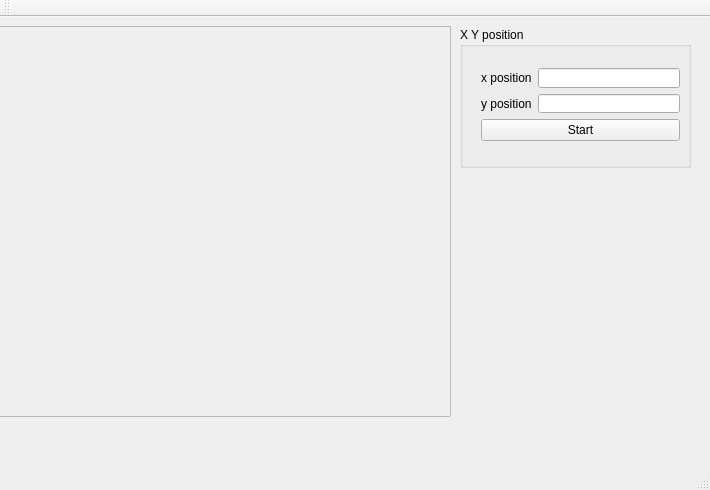
<?xml version="1.0" encoding="UTF-8"?>
<ui version="4.0">
 <class>MainWindow</class>
 <widget class="QMainWindow" name="MainWindow">
  <property name="geometry">
   <rect>
    <x>0</x>
    <y>0</y>
    <width>710</width>
    <height>490</height>
   </rect>
  </property>
  <property name="windowTitle">
   <string>MainWindow</string>
  </property>
  <widget class="QWidget" name="centralWidget">
   <widget class="QScrollArea" name="glWindow">
    <property name="geometry">
     <rect>
      <x>-10</x>
      <y>9</y>
      <width>461</width>
      <height>391</height>
     </rect>
    </property>
    <property name="widgetResizable">
     <bool>true</bool>
    </property>
    <widget class="QWidget" name="scrollAreaWidgetContents">
     <property name="geometry">
      <rect>
       <x>0</x>
       <y>0</y>
       <width>459</width>
       <height>389</height>
      </rect>
     </property>
    </widget>
   </widget>
   <widget class="QGroupBox" name="xy_group">
    <property name="geometry">
     <rect>
      <x>460</x>
      <y>10</y>
      <width>231</width>
      <height>141</height>
     </rect>
    </property>
    <property name="title">
     <string>X Y position</string>
    </property>
    <widget class="QWidget" name="layoutWidget">
     <property name="geometry">
      <rect>
       <x>10</x>
       <y>30</y>
       <width>221</width>
       <height>95</height>
      </rect>
     </property>
     <layout class="QVBoxLayout" name="xy_verticalLayout">
      <item>
       <layout class="QVBoxLayout" name="verticalLayout">
        <item>
         <layout class="QHBoxLayout" name="x_horizontalLayout">
          <item>
           <widget class="QLabel" name="x_position_label">
            <property name="text">
             <string>x position</string>
            </property>
           </widget>
          </item>
          <item>
           <widget class="QLineEdit" name="x_positon_lineedit"/>
          </item>
         </layout>
        </item>
        <item>
         <layout class="QHBoxLayout" name="y_horizontalLayout">
          <item>
           <widget class="QLabel" name="y_position_label">
            <property name="text">
             <string>y position</string>
            </property>
           </widget>
          </item>
          <item>
           <widget class="QLineEdit" name="y_positon_lineedit"/>
          </item>
         </layout>
        </item>
       </layout>
      </item>
      <item>
       <widget class="QPushButton" name="start_button">
        <property name="text">
         <string>Start</string>
        </property>
        <property name="iconSize">
         <size>
          <width>16</width>
          <height>16</height>
         </size>
        </property>
       </widget>
      </item>
     </layout>
    </widget>
   </widget>
  </widget>
  <widget class="QMenuBar" name="menuBar">
   <property name="geometry">
    <rect>
     <x>0</x>
     <y>0</y>
     <width>710</width>
     <height>22</height>
    </rect>
   </property>
  </widget>
  <widget class="QToolBar" name="mainToolBar">
   <attribute name="toolBarArea">
    <enum>TopToolBarArea</enum>
   </attribute>
   <attribute name="toolBarBreak">
    <bool>false</bool>
   </attribute>
  </widget>
  <widget class="QStatusBar" name="statusBar"/>
 </widget>
 <layoutdefault spacing="6" margin="11"/>
 <resources/>
 <connections/>
</ui>
